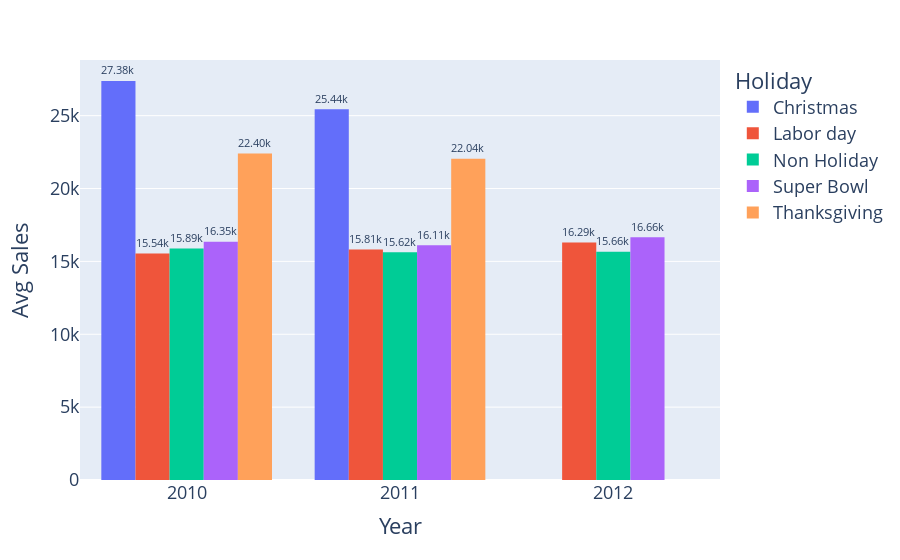

Here is the notebook cell this chart was saved with:
### Markdown cell above
### Holidays

### Code cell
holiday = {
    "W06": "Super Bowl",
    "W36": "Labor day",
    "W47": "Thanksgiving",
    "W51": "Christmas",
}
final_train["Holiday"] = [
    holiday.get(w) if w in holiday.keys() else "Non Holiday"
    for w in final_train.Week.values
]

smy = (
    final_train[["Year", "Holiday", "Weekly_Sales"]]
    .groupby(["Year", "Holiday"], as_index=False)
    .mean()
)

fig = px.histogram(
    smy,
    x="Year",
    y="Weekly_Sales",
    color="Holiday",
    barmode="group",
    template="plotly+presentation",
    text_auto=".4s",
)
fig.update_layout(
    yaxis_title="Avg Sales",
)
fig.update_traces(textfont_size=12, textposition="outside")
fig.show()

### Figure 1 — Plotly figure (JSON) as saved in the notebook; plotly's stock layout.template omitted (floating-point values rounded to 4 significant figures)
{"data": [{"alignmentgroup": "True", "bingroup": "x", "histfunc": "sum", "hovertemplate": "Holiday=Christmas<br>Year=%{x}<br>sum of Weekly_Sales=%{y}<extra></extra>", "legendgroup": "Christmas", "marker": {"color": "#636efa", "pattern": {"shape": ""}}, "name": "Christmas", "offsetgroup": "Christmas", "orientation": "v", "showlegend": true, "textfont": {"size": 12}, "textposition": "outside", "texttemplate": "%{value:.4s}", "type": "histogram", "x": [2010, 2011], "xaxis": "x", "y": [27380.0, 25440.0], "yaxis": "y"}, {"alignmentgroup": "True", "bingroup": "x", "histfunc": "sum", "hovertemplate": "Holiday=Labor day<br>Year=%{x}<br>sum of Weekly_Sales=%{y}<extra></extra>", "legendgroup": "Labor day", "marker": {"color": "#EF553B", "pattern": {"shape": ""}}, "name": "Labor day", "offsetgroup": "Labor day", "orientation": "v", "showlegend": true, "textfont": {"size": 12}, "textposition": "outside", "texttemplate": "%{value:.4s}", "type": "histogram", "x": [2010, 2011, 2012], "xaxis": "x", "y": [15540.0, 15810.0, 16290.0], "yaxis": "y"}, {"alignmentgroup": "True", "bingroup": "x", "histfunc": "sum", "hovertemplate": "Holiday=Non Holiday<br>Year=%{x}<br>sum of Weekly_Sales=%{y}<extra></extra>", "legendgroup": "Non Holiday", "marker": {"color": "#00cc96", "pattern": {"shape": ""}}, "name": "Non Holiday", "offsetgroup": "Non Holiday", "orientation": "v", "showlegend": true, "textfont": {"size": 12}, "textposition": "outside", "texttemplate": "%{value:.4s}", "type": "histogram", "x": [2010, 2011, 2012], "xaxis": "x", "y": [15890.0, 15620.0, 15660.0], "yaxis": "y"}, {"alignmentgroup": "True", "bingroup": "x", "histfunc": "sum", "hovertemplate": "Holiday=Super Bowl<br>Year=%{x}<br>sum of Weekly_Sales=%{y}<extra></extra>", "legendgroup": "Super Bowl", "marker": {"color": "#ab63fa", "pattern": {"shape": ""}}, "name": "Super Bowl", "offsetgroup": "Super Bowl", "orientation": "v", "showlegend": true, "textfont": {"size": 12}, "textposition": "outside", "texttemplate": "%{value:.4s}", "type": "histogram", "x": [2010, 2011, 2012], "xaxis": "x", "y": [16350.0, 16110.0, 16660.0], "yaxis": "y"}, {"alignmentgroup": "True", "bingroup": "x", "histfunc": "sum", "hovertemplate": "Holiday=Thanksgiving<br>Year=%{x}<br>sum of Weekly_Sales=%{y}<extra></extra>", "legendgroup": "Thanksgiving", "marker": {"color": "#FFA15A", "pattern": {"shape": ""}}, "name": "Thanksgiving", "offsetgroup": "Thanksgiving", "orientation": "v", "showlegend": true, "textfont": {"size": 12}, "textposition": "outside", "texttemplate": "%{value:.4s}", "type": "histogram", "x": [2010, 2011], "xaxis": "x", "y": [22400.0, 22040.0], "yaxis": "y"}], "layout": {"barmode": "group", "legend": {"title": {"text": "Holiday"}, "tracegroupgap": 0}, "margin": {"t": 60}, "xaxis": {"anchor": "y", "domain": [0, 1], "title": {"text": "Year"}}, "yaxis": {"anchor": "x", "domain": [0, 1], "title": {"text": "Avg Sales"}}}}
